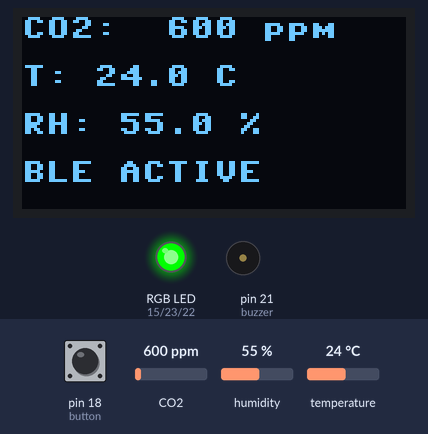
The program below on a simulated MicroPython board. Shown: 128×64 one-colour display, an RGB LED mixed from three pins (HIGH = lit), buzzer (waves = sounding, pin HIGH). The inputs (shaded band) are chosen by the test bench; at power-on: CO2 600 ppm, pin 18 (button) HIGH, humidity 55 %, temperature 24 °C. Nothing arrives over Bluetooth unless stated; library files of the repository ran but are not shown: ssd1306.py.

Above: at 12.5 s.
12.6 s: CO2 set to 964 ppm
At 15.3 s:
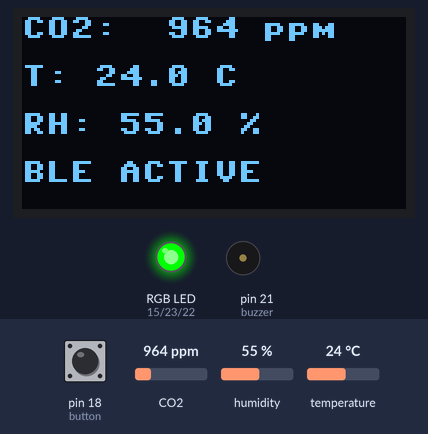
15.9 s: CO2 set to 1044 ppm
At 17.7 s:
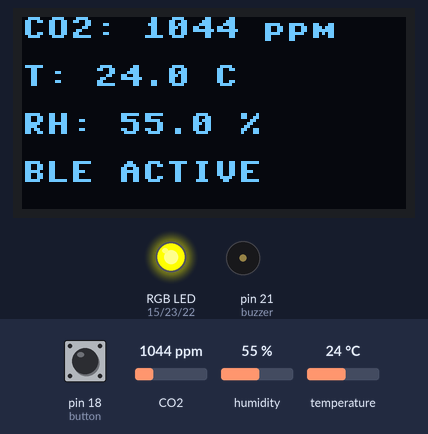
18.0 s: CO2 set to 1972 ppm
At 19.4 s:
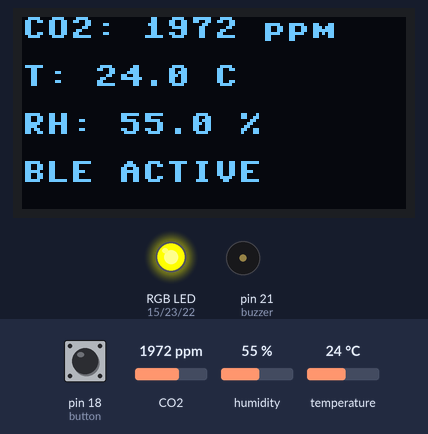
20.2 s: CO2 set to 2020 ppm
At 22.0 s:
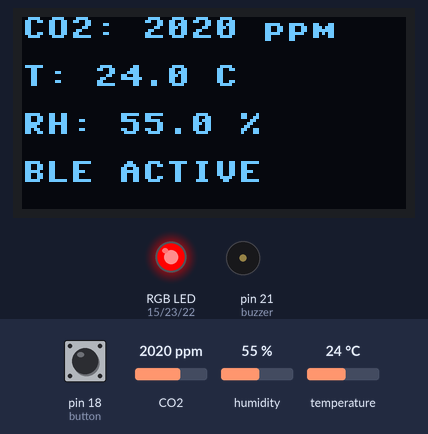
22.3 s: CO2 set to 2460 ppm
At 23.4 s:
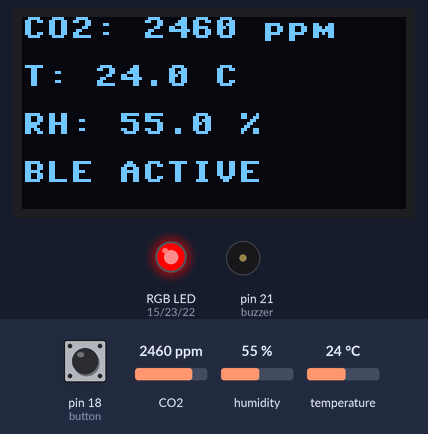
24.4 s: CO2 set to 2519 ppm
At 26.1 s:
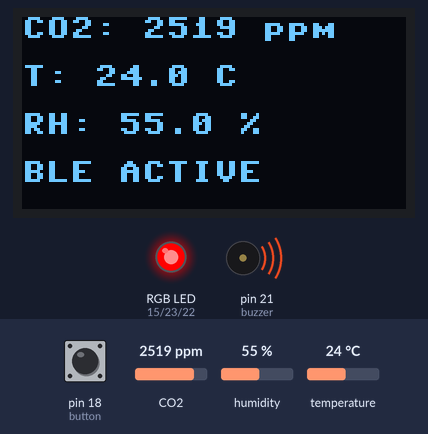
Timing chart, 0 to 29.5 s (numbered marks = the images above; inputs shaded):
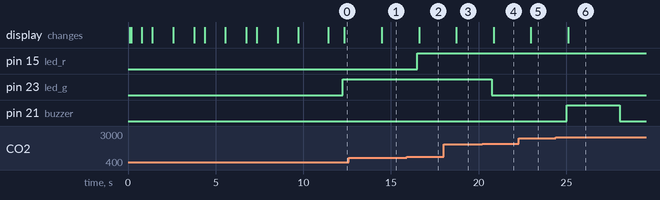

Measured:
- the behaviour switches between 999 and 1000 ppm on CO2 (found by bisection; images 1 and 2)
- the behaviour switches between 1999 and 2000 ppm on CO2 (found by bisection; images 3 and 4)
- the behaviour switches between 2499 and 2500 ppm on CO2 (found by bisection; images 5 and 6)
- after the input at 12.6 s, the display: changes after 1.9 s (image 1)
- after the input at 15.9 s, pin 15 (led_r): LOW → HIGH after 0.60 s; the display: changes after 0.70 s (image 2)
- after the input at 18.0 s, the display: changes after 0.73 s (image 3)
- after the input at 20.2 s, pin 23 (led_g): HIGH → LOW after 0.56 s; the display: changes after 0.66 s (image 4)
- after the input at 22.3 s, the display: changes after 0.68 s (image 5)
- after the input at 24.4 s, pin 21 (buzzer): LOW → HIGH after 0.62 s, → LOW 3.0 s later; the display: changes after 0.71 s (image 6)

The program:

main.py
```python
#Display von Bernhard
#OLED 128x64 Moncron über I2C
#Treiber: SSD1306


#CO2 Sensor Anschlüsse:
#GRD --> Ground
#VCC --> 3,3V (nicht 5V, da es sonst zu schädigungen im Pin geben kann)
#SDA --> GPIO 6
#SCL --> GPIO 7


#Befehle:
#REPL öffnen: python -m mpremote connect COM5 repl
#Verlassen: Ctrl + x
#soft Reset: Ctrl + D
#Einzelne Dateien Kopieren: python -m mpremote connect COM5 cp main.py :
#Mehrere Dateien Kopieren: python -m mpremote connect COM5 cp *.py :
#Nach kopierne immer reset: python -m mpremote connect COM5 reset
#Dannach wieder ins REPL: python -m mpremote connect COM5 repl

#Alle Dateien auf dem ESP anzeigen lassen: python -m mpremote connect COM5 ls
#Dateien löschen: python -m mpremote connect COM5 rm main.py
#Test im REPL: import main
#Inhalt anzeigen: import os | os.listdir()


#Standart Imports:
from machine import Pin, I2C #GPIO Pins und I2C Bus
import time, struct #Time für Zeit, Struct für Bytes in Float
import ssd1306 #Treiber für Dispaly
import bluetooth #für Verbindung nach via Bluetooth
from micropython import const #Speicheroptimiert in Flash statt RAM

#I2C Init für SCD30 und Display
#SCL = clock line an Pin 5
#SDA = data Line an Pin 4
#Open Drain --> Leitung Dauerhaft HIGH. Wenn SDA schicken will --> Leitung von SCL auf LOW gezogen --> Daten Lesen oder senden möglich
#Wenn nicht Open Drain, dann Buskollision
#SCL gibt nur Tackt vor wann geschrieben oder gelesen werden kann. Zieht die Leitung auf LOW
i2c = I2C(
    0,
    scl=Pin(5, Pin.OPEN_DRAIN),
    sda=Pin(4, Pin.OPEN_DRAIN),
    freq=100000 #Standart bei I2C
)

#OLED 128x64 - Dispaly Init
#Laut Datenblatt 0x3C
#Alternative 0x3D wenn Pin auf HIGH liegen würde (nicht bei uns)
oled = ssd1306.SSD1306_I2C(128, 64, i2c, addr=0x3C)

#l definiert die 4 Zeilen auf dem Display
#Jeweilige Definition(Zeile, X-Wert, Y-Wert) --> Erhöhrung Y-wert pro höhere Zeile
#Befehl oled.fill(0) --> Löschen was aktuell drauf ist

def oled_show(l1="", l2="", l3="", l4=""):
    oled.fill(0)
    oled.text(l1, 0, 0)
    oled.text(l2, 0, 16)
    oled.text(l3, 0, 32)
    oled.text(l4, 0, 48)
    oled.show()


#RGB ansteuern ohne PWM
led_r = Pin(15, Pin.OUT)  #rot
led_g = Pin(23, Pin.OUT)  #grün
led_b = Pin(22, Pin.OUT)  #blau

#Funktionien für einfachere Eingebung der State Machine
#alle leds aus
def led_off():
    led_r.off()
    led_g.off()
    led_b.off()

#Grün --> <1000ppm
def led_green():
    led_r.off()
    led_g.on()
    led_b.off()

#Gelb --> 1000 - 2000ppm
def led_yellow():
    led_r.on()
    led_g.on()
    led_b.off()

#Rot --> >2000ppm
def led_red():
    led_r.on()
    led_g.off()
    led_b.off()

#Buzzer Init mit HIGH = Ton
buzzer = Pin(21, Pin.OUT)
buzzer.off()

#Button Init mit Pull UP --> Gedrückt = LOW
button = Pin(18, Pin.IN, Pin.PULL_UP)

#2. State Machine mit Alarm:
alarm_active = False #aktuell kein Alarm
alarm_start = 0 #Startzeit für time.ticks.diff() weil time.sleep CPU Blockierend ist
alarm_done = False #Wenn 1x Alarm fertig, dann kein 2.x

#startet 1x Piep bei STATE = > 2500ppm
def start_beep():
    global alarm_active, alarm_start, alarm_done
    if alarm_active == False and alarm_done == False:
        buzzer.on()
        alarm_start = time.ticks_ms() #aktuell Zeit Merken, dass sie nach 3 Sekunden automatisch wieder ausgeht
        alarm_active = True
        alarm_done = True

#Stoppt alarm
def update_beep():
    global alarm_active
    if alarm_active and time.ticks_diff(time.ticks_ms(), alarm_start) > 3000: #Nach 3 sekunden
        buzzer.off()
        alarm_active = False


#SCD30 Init --- Schlüsselstelle
#Fix vorgegebene Adresse vom Datenblatt |Kann zu problemen führen, wenn 2 SCD30 auf einem ESP laufen
SCD30_ADDR = 0x61

#Temperatur Korrektur durch messung mit anderen Temperatur Sensoren nach 60min | also 4 grad ABZIEHEN
TEMP_OFFSET_C = 4.0
#Offset beschreibt einen Fehler, desshalb kein -


#was ist das crc?
#crc ist eine Prüfsumme welche nach einem Algorithmus immer 8Bit (1Byte) mitsendet | das passiert alle 16Bits
#Prüft ob die Werte welcher der ESP bekommt auch 1:1 die selben sind welche der SCD30 sendet
#Die 8 einfach als Sicherheit 2Hoch8 = 256 verschiedene mögliche Prüfsummen --> Sehr sicher
#Klar vorgegeben als crc8:
def crc8(data):
    crc = 0xFF
    for b in data:
        crc = crc ^ b
        for _ in range(8):
            crc = ((crc << 1) ^ 0x31) if (crc & 0x80) else (crc << 1)
            crc = crc & 0xFF
    return crc

#Wiederholung Bit Operator:
#<< Leftshift
#>> Rightshift
#^ ODER (XOR)
#& AND

#Hier werden Befehle in die Sprache des Sensores übersetzt
#MSB und LSB schiebt die Bits nur nach vorne oder Hinten, sodass keine Vertauschung der Argumente passiert
# --> alle Argumente an richtiger stelle (zwingend crc als 3. Byte)

def scd30_write(cmd, args=None): #cmd = comand | args... manche Sensoren brauchen Meereshöhe, dieser nicht
    buf = [(cmd >> 8) & 0xFF, cmd & 0xFF] #I2C Bus schickt immer nur 8 Bit, deshalb aufteilung der zu sendenen 16 Bit in 2 mal 8
    if args:
        for a in args:
            msb = (a >> 8) & 0xFF #1. Byte vom Argument
            lsb = a & 0xFF #2. Byte vom Argument
            buf += [msb, lsb, crc8([msb, lsb])] #3. Byte vom Argument zwingend crc!!!
    i2c.writeto(SCD30_ADDR, bytes(buf)) #an die Adresse mittels SDA und SCL geschickt


#Dasselbe mit Lesen der Daten - Abholstation
#"words" ins Sensorenwelt = 2Byte
#3 Werte lesen wir aus: CO2, Temp und Luftfeuchtigkeit und "*3" da die crc dazu!
def scd30_read(cmd, words):
    i2c.writeto(SCD30_ADDR, bytes([(cmd >> 8) & 0xFF, cmd & 0xFF])) #Anfrage: schick temp, LF und CO2
    time.sleep_ms(5) #Denkpause für SCD30 WICHTIG
    raw = i2c.readfrom(SCD30_ADDR, words * 3) #Auslesen Rohdateien
    data = bytearray() #liste für speicherung

    #Jetzt brauchen wir die crc nichtmehr, deshlab überspringen wir jedes 3. Byte --> crc in den Müll
    for i in range(0, len(raw), 3):
        data += raw[i:i+2]
    return data

"""
    Aktuell funktioniert noch nicht, aber hier wird die crc geprüft:

    for i in range (0, len(raw), 3):
        word = raw[i:i+2]      #Differenzierung zwischen 1. zwei Bytes und der crc
        received_crc = raw[i+2] #crc als 3. bite als recived_crc definieren

        #Rechnung: Stimmt die CRC?
        if crc8(word) == received_crc:
            data += word       #Ja? --> Zur liste hinzufügen
        else:
            #Nein --> Fehlermeldung?
            print("Falsche Werte! CRC passt nicht")
            return None #Nichts --> weiter

    return data
"""
#Hat der Sensor schon neue Daten? - Polling
#0x0202 = Get Data Ready Status
#1 = 1 Word --> 2 Byte + crc Byte
#Hier wollen wir nur den 2. Byte wissen, weil da die Info drinn steht ob neuer wert da ist oder nicht
#[1] = Index in Byte Array zur kontrolle. Nimmt wert 0 oder 1 an
#[] - wert 0 = False --> Nichts
#[] - Wert 1 = True --> Start scd30_read
def scd30_ready():
    return scd30_read(0x0202, 1)[1] == 1


#Bluetooth
#const als speichersparer. Somit bei Connect nurnoch Wert 1 | Disconnet Wert 2
_IRQ_CENTRAL_CONNECT = const(1) #Gerät Verbunden als Interrupt
_IRQ_CENTRAL_DISCONNECT = const(2) #Gerät nichtmehr verbunden als Interrupt


#Bluetooth Init
def ble_init():
    global ble, conn_handle, data_handle #Variablen für alle verfügbar

    #Bluetooth einschalten
    ble = bluetooth.BLE()
    ble.active(True)

    #UUID für Bluetooth
    SERVICE_UUID = bluetooth.UUID("6E400001-B5A3-F393-E0A9-E50E24DCCA9E")

    #UUID für die Messdaten
    DATA_UUID    = bluetooth.UUID("6E400002-B5A3-F393-E0A9-E50E24DCCA9E")

    #Beide Eigenschaften laufen lassen: ServiceUUID und die DataUUID
    #0x0002 = Handy darf lesen (Read)
    #0x0010 = Bekommt Benachrichtigung wenn neue werte da (Notify)
    #Registrierung beim GATT Service
    ((data_handle,),) = ble.gatts_register_services((
        (SERVICE_UUID, (
            (DATA_UUID, const(0x0002) | const(0x0010)),
        )),
    ))


    #Wird aufgerufen sobalt sich der Bluetooth Status sich ändert| 1 oder 2
    #Verbindungsnummer wichtig für Mehrere Verbindungen | Wem soll er welche Infos geben
    def irq(event, data):
        global conn_handle
        if event == _IRQ_CENTRAL_CONNECT:
            #Verbindungsnummer, Adresstyp und Adresse --> Nur Verbindungsnummer Interessiert uns als conn_handle
            conn_handle, _, _ = data
        #Wenn keine Verbindung mehr, dann keine Verbingungsnummer + wieder verfügbar für connection
        elif event == _IRQ_CENTRAL_DISCONNECT:
            conn_handle = None
            ble.gap_advertise(100000, adv) #10000 = Jede 0,1 Sekunde signal für verfügbarkeit senden #Fixwert

    ble.irq(irq) #ESP soll immer bescheid sagen ob Verbunden oder nicht

    #Start vom Advertisen.
    #bytes((len("CO"MONITOR") +1, 0x09)) = länge des Namens | 0x09 = Code für Vollständiger lokaler Name
    #b"CO2Monitor" = tatsächlich angezeigter Name am Handy
    adv = b'\x02\x01\x06' + bytes((len("CO2Monitor") + 1, 0x09)) + b"CO2Monitor"

    #Gegen Fehlermeldungen in APP, füllen von GATT mit 0 Werten | 0 CO2, 0,0 Temperatur und 0.0 Feuchtigkeit
    ble.gatts_write(data_handle, b"0,0.0,0.0")

    #Start des Advertise
    ble.gap_advertise(100000, adv) #10000 = Jede 0,1 Sekunde signal für verfügbarkeit senden #Fixwert


#Startup, wichtig für richige Werte:
start = time.ticks_ms()
duration = 10000  #Warmup 10 Skeunden

while time.ticks_diff(time.ticks_ms(), start) < duration:
    remaining = (duration - time.ticks_diff(time.ticks_ms(), start)) // 1000 #Umrechung in Sekunden

    #, trennt die Zeilen auf dem Display
    oled_show("Init SCD30", "Warming up...", f"{remaining}s")
    time.sleep(0.5) #Entprellung

#Starte die Messung mit Trigger continuous measurement = 0x0010
#[0] = Umgebungsdruck | Da 0 nimmt er seine eigenen Werte
scd30_write(0x0010, [0])
time.sleep(1) #Entprellung zum hochfrahren

#Selbstkalibrierung deaktivieren
#Sensor will 1x pro woche 400ppm --> bei nie / kaum lüftung kalibriert er sich sonst selber Falsch
#Deactivate Automatic Self-Calibration = 0x5306 | [0] = aus | [1] = ein
scd30_write(0x5306, [0])
time.sleep_ms(100) #entprellung

#0x5403 = Temperatur Offset
#Rechnet ohne Kommmerzahlen (z.B. bei Offset von 2,5 = 250), deshalb * 100
#Ganzer Befehl notwendig, weil Luftfeuchtigkeit relativ zu Temperatur gemossen wird somit korrektur für Feuchtigkeit dabei
scd30_write(0x5403, [int(TEMP_OFFSET_C * 100)])

#Bluetooth erst nach der Initialisierung vom Sensor Starten!
#+ keine werte von ble oder conn_handle sonst feheler
ble = None
conn_handle = None
ble_init()

######Hautpschleifee######

last_notify = 0 #Letztes Bluetooth Signal (dass keine Überlastung stattfindet)

#Speicherzellen für die aktuellen werte
last_co2 = 0.0
last_temp = 0.0
last_rh = 0.0

while True:
    update_beep() #Alarm Stopp erstmal

    #Alarm sofort aus wenn button gedrückt wird
    if not button.value():
        buzzer.off()
        alarm_active = False
        alarm_done = True

    #Wenn neue Sensor daten kommen
    #0x0300 = Auslesen der Daten
    #6 Words = 18 byte (jedes 3. Byte crc)
    if scd30_ready():
        raw = scd30_read(0x0300, 6)
        #Diese Rohdateien kommen als 0 und 1
        #struct.unpack(">fff") = Sturkturiertes Entpacken in 3x Float
        #> = Big Endian - dient der auslesung
        last_co2, last_temp, last_rh = struct.unpack(">fff", raw)

        #immer wieder alarm_done = False | wenn Wert wieder < 2500ppm erneutes scharfstellen stattfindet
        if last_co2 < 1000:
            led_green()
            alarm_done = False

        elif last_co2 < 2000:
            led_yellow()
            alarm_done = False

        elif last_co2 < 2500:
            led_red()
            alarm_done = False

        else:
            led_red()
            start_beep()

    #aktuelisierung der Werte, wenn neue da sind
    oled_show(
        f"CO2: {last_co2:4.0f} ppm",  #4.0 = Mindestbreite des Textfeldes (es Reserviert 4 Stellen)
        f"T: {last_temp:.1f} C",
        f"RH: {last_rh:.1f} %",
        "BLE ACTIVE"
    )

    #Notify Funktion
    #Ist eine Verbindung da und die Zeit > als 0,5 Sekunden, dann schicke die Neusten werte via Bluetooth an mein handy
    if conn_handle is not None and time.ticks_diff(time.ticks_ms(), last_notify) > 500:  #Damit keine überlastung da ist
        last_notify = time.ticks_ms()
        #Payload = Datenpacket "Schnüren"
        #TextSring durch , getrennt
        payload = f"{last_co2:.0f},{last_temp:.1f},{last_rh:.1f}".encode() #.encode = verwandlung in Bytes für BLE
        try:
            #Dem Handy sagen das neue Daten da sind
            ble.gatts_notify(conn_handle, data_handle, payload)
        except:
            pass #weitermachen

        """
        conn_handle = sende an dieses Handy
        data_handle = Diesen Messwert
        payload = diesen Befehl
        """

    time.sleep(0.05) #Entprellung für CPU und Stromsparend
```
